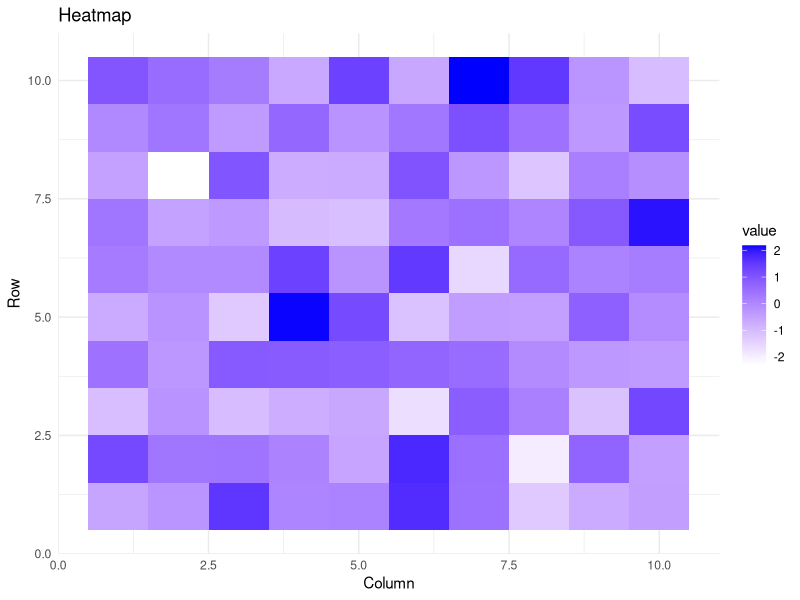

This chart was generated by the following R code:
# Data for Heatmap
set.seed(123)
data <- matrix(rnorm(100), nrow=10, ncol=10)

# Heatmap
library(ggplot2)
library(reshape2)
data_melted <- melt(data)

ggplot(data_melted, aes(Var1, Var2, fill=value)) +
  geom_tile() +
  scale_fill_gradient(low="white", high="blue") +
  theme_minimal() +
  labs(title="Heatmap", x="Column", y="Row")